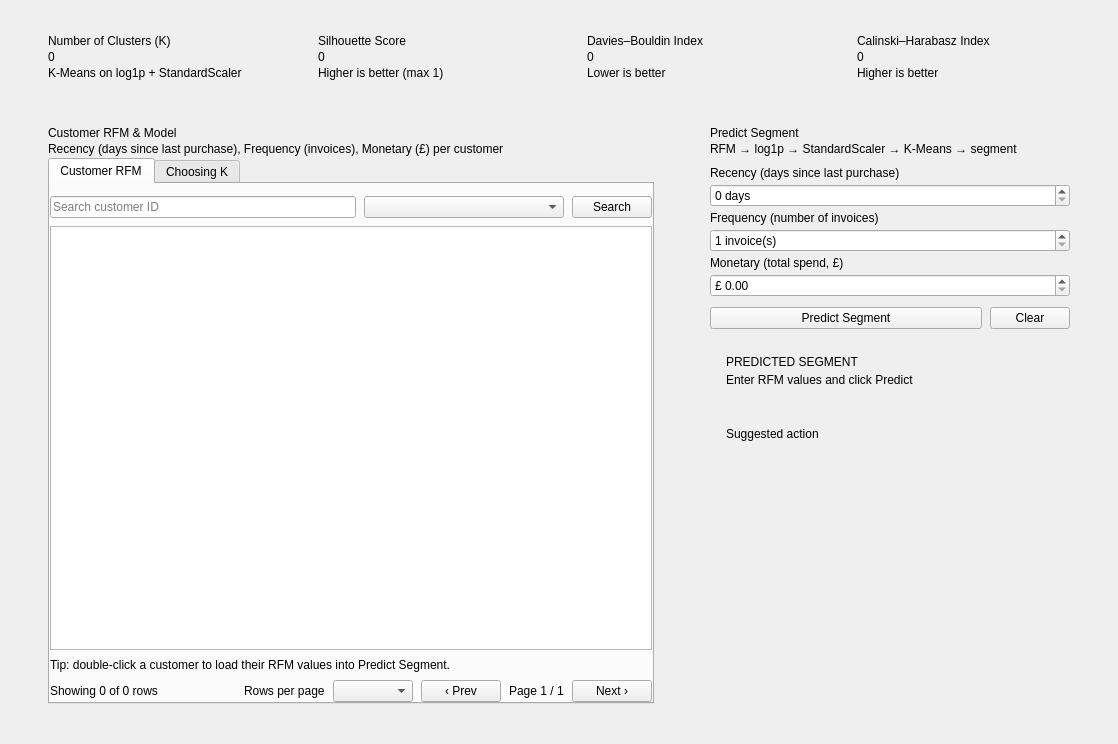
<?xml version="1.0" encoding="UTF-8"?>
<ui version="4.0">
 <class>RfmModelPage</class>
 <widget class="QWidget" name="RfmModelPage">
  <property name="geometry">
   <rect>
    <x>0</x>
    <y>0</y>
    <width>1118</width>
    <height>744</height>
   </rect>
  </property>
  <property name="windowTitle">
   <string>RFM &amp; Model</string>
  </property>
  <layout class="QVBoxLayout" name="layoutRfmModelPage" stretch="0,1">
   <property name="spacing">
    <number>16</number>
   </property>
   <property name="leftMargin">
    <number>28</number>
   </property>
   <property name="topMargin">
    <number>20</number>
   </property>
   <property name="rightMargin">
    <number>28</number>
   </property>
   <property name="bottomMargin">
    <number>24</number>
   </property>
   <item>
    <layout class="QHBoxLayout" name="layoutMetrics">
     <property name="spacing">
      <number>16</number>
     </property>
     <property name="leftMargin">
      <number>0</number>
     </property>
     <property name="topMargin">
      <number>0</number>
     </property>
     <property name="rightMargin">
      <number>0</number>
     </property>
     <property name="bottomMargin">
      <number>0</number>
     </property>
     <item>
      <widget class="QFrame" name="cardMetricK">
       <property name="cssClass" stdset="0">
        <string>card</string>
       </property>
       <layout class="QVBoxLayout" name="layoutMetricK">
        <property name="spacing">
         <number>2</number>
        </property>
        <property name="leftMargin">
         <number>20</number>
        </property>
        <property name="topMargin">
         <number>14</number>
        </property>
        <property name="rightMargin">
         <number>20</number>
        </property>
        <property name="bottomMargin">
         <number>14</number>
        </property>
        <item>
         <widget class="QLabel" name="lblMetricKTitle">
          <property name="text">
           <string>Number of Clusters (K)</string>
          </property>
          <property name="cssClass" stdset="0">
           <string>kpiTitle</string>
          </property>
         </widget>
        </item>
        <item>
         <widget class="QLabel" name="lblMetricKValue">
          <property name="text">
           <string>0</string>
          </property>
          <property name="cssClass" stdset="0">
           <string>kpiValue</string>
          </property>
         </widget>
        </item>
        <item>
         <widget class="QLabel" name="lblMetricKNote">
          <property name="text">
           <string>K-Means on log1p + StandardScaler</string>
          </property>
          <property name="cssClass" stdset="0">
           <string>kpiNote</string>
          </property>
         </widget>
        </item>
       </layout>
      </widget>
     </item>
     <item>
      <widget class="QFrame" name="cardMetricSilhouette">
       <property name="cssClass" stdset="0">
        <string>card</string>
       </property>
       <layout class="QVBoxLayout" name="layoutMetricSilhouette">
        <property name="spacing">
         <number>2</number>
        </property>
        <property name="leftMargin">
         <number>20</number>
        </property>
        <property name="topMargin">
         <number>14</number>
        </property>
        <property name="rightMargin">
         <number>20</number>
        </property>
        <property name="bottomMargin">
         <number>14</number>
        </property>
        <item>
         <widget class="QLabel" name="lblMetricSilhouetteTitle">
          <property name="text">
           <string>Silhouette Score</string>
          </property>
          <property name="cssClass" stdset="0">
           <string>kpiTitle</string>
          </property>
         </widget>
        </item>
        <item>
         <widget class="QLabel" name="lblMetricSilhouetteValue">
          <property name="text">
           <string>0</string>
          </property>
          <property name="cssClass" stdset="0">
           <string>kpiValue</string>
          </property>
         </widget>
        </item>
        <item>
         <widget class="QLabel" name="lblMetricSilhouetteNote">
          <property name="text">
           <string>Higher is better (max 1)</string>
          </property>
          <property name="cssClass" stdset="0">
           <string>kpiNote</string>
          </property>
         </widget>
        </item>
       </layout>
      </widget>
     </item>
     <item>
      <widget class="QFrame" name="cardMetricDaviesBouldin">
       <property name="cssClass" stdset="0">
        <string>card</string>
       </property>
       <layout class="QVBoxLayout" name="layoutMetricDaviesBouldin">
        <property name="spacing">
         <number>2</number>
        </property>
        <property name="leftMargin">
         <number>20</number>
        </property>
        <property name="topMargin">
         <number>14</number>
        </property>
        <property name="rightMargin">
         <number>20</number>
        </property>
        <property name="bottomMargin">
         <number>14</number>
        </property>
        <item>
         <widget class="QLabel" name="lblMetricDaviesBouldinTitle">
          <property name="text">
           <string>Davies–Bouldin Index</string>
          </property>
          <property name="cssClass" stdset="0">
           <string>kpiTitle</string>
          </property>
         </widget>
        </item>
        <item>
         <widget class="QLabel" name="lblMetricDaviesBouldinValue">
          <property name="text">
           <string>0</string>
          </property>
          <property name="cssClass" stdset="0">
           <string>kpiValue</string>
          </property>
         </widget>
        </item>
        <item>
         <widget class="QLabel" name="lblMetricDaviesBouldinNote">
          <property name="text">
           <string>Lower is better</string>
          </property>
          <property name="cssClass" stdset="0">
           <string>kpiNote</string>
          </property>
         </widget>
        </item>
       </layout>
      </widget>
     </item>
     <item>
      <widget class="QFrame" name="cardMetricCalinski">
       <property name="cssClass" stdset="0">
        <string>card</string>
       </property>
       <layout class="QVBoxLayout" name="layoutMetricCalinski">
        <property name="spacing">
         <number>2</number>
        </property>
        <property name="leftMargin">
         <number>20</number>
        </property>
        <property name="topMargin">
         <number>14</number>
        </property>
        <property name="rightMargin">
         <number>20</number>
        </property>
        <property name="bottomMargin">
         <number>14</number>
        </property>
        <item>
         <widget class="QLabel" name="lblMetricCalinskiTitle">
          <property name="text">
           <string>Calinski–Harabasz Index</string>
          </property>
          <property name="cssClass" stdset="0">
           <string>kpiTitle</string>
          </property>
         </widget>
        </item>
        <item>
         <widget class="QLabel" name="lblMetricCalinskiValue">
          <property name="text">
           <string>0</string>
          </property>
          <property name="cssClass" stdset="0">
           <string>kpiValue</string>
          </property>
         </widget>
        </item>
        <item>
         <widget class="QLabel" name="lblMetricCalinskiNote">
          <property name="text">
           <string>Higher is better</string>
          </property>
          <property name="cssClass" stdset="0">
           <string>kpiNote</string>
          </property>
         </widget>
        </item>
       </layout>
      </widget>
     </item>
    </layout>
   </item>
   <item>
    <layout class="QHBoxLayout" name="layoutRfmMain" stretch="1,0">
     <property name="spacing">
      <number>16</number>
     </property>
     <property name="leftMargin">
      <number>0</number>
     </property>
     <property name="topMargin">
      <number>0</number>
     </property>
     <property name="rightMargin">
      <number>0</number>
     </property>
     <property name="bottomMargin">
      <number>0</number>
     </property>
     <item>
      <widget class="QFrame" name="cardRfmData">
       <property name="cssClass" stdset="0">
        <string>card</string>
       </property>
       <layout class="QVBoxLayout" name="layoutRfmData" stretch="0,0,1">
        <property name="spacing">
         <number>2</number>
        </property>
        <property name="leftMargin">
         <number>20</number>
        </property>
        <property name="topMargin">
         <number>16</number>
        </property>
        <property name="rightMargin">
         <number>20</number>
        </property>
        <property name="bottomMargin">
         <number>16</number>
        </property>
        <item>
         <widget class="QLabel" name="lblRfmDataTitle">
          <property name="text">
           <string>Customer RFM &amp; Model</string>
          </property>
          <property name="cssClass" stdset="0">
           <string>cardTitle</string>
          </property>
         </widget>
        </item>
        <item>
         <widget class="QLabel" name="lblRfmDataSubtitle">
          <property name="text">
           <string>Recency (days since last purchase), Frequency (invoices), Monetary (£) per customer</string>
          </property>
          <property name="cssClass" stdset="0">
           <string>cardSubtitle</string>
          </property>
         </widget>
        </item>
        <item>
         <widget class="QTabWidget" name="tabsRfmModel">
          <property name="currentIndex">
           <number>0</number>
          </property>
          <widget class="QWidget" name="tabRfmTable">
           <attribute name="title">
            <string>Customer RFM</string>
           </attribute>
           <layout class="QVBoxLayout" name="layoutRfmTab" stretch="0,1,0,0">
            <property name="spacing">
             <number>8</number>
            </property>
            <property name="leftMargin">
             <number>0</number>
            </property>
            <property name="topMargin">
             <number>12</number>
            </property>
            <property name="rightMargin">
             <number>0</number>
            </property>
            <property name="bottomMargin">
             <number>0</number>
            </property>
            <item>
             <layout class="QHBoxLayout" name="layoutRfmFilters">
              <property name="spacing">
               <number>8</number>
              </property>
              <property name="leftMargin">
               <number>0</number>
              </property>
              <property name="topMargin">
               <number>0</number>
              </property>
              <property name="rightMargin">
               <number>0</number>
              </property>
              <property name="bottomMargin">
               <number>0</number>
              </property>
              <item>
               <widget class="QLineEdit" name="txtRfmSearch">
                <property name="clearButtonEnabled">
                 <bool>true</bool>
                </property>
                <property name="placeholderText">
                 <string>Search customer ID</string>
                </property>
               </widget>
              </item>
              <item>
               <widget class="QComboBox" name="cboRfmSegment">
                <property name="minimumSize">
                 <size>
                  <width>200</width>
                  <height>0</height>
                 </size>
                </property>
               </widget>
              </item>
              <item>
               <widget class="QPushButton" name="btnRfmSearch">
                <property name="text">
                 <string>Search</string>
                </property>
                <property name="cssClass" stdset="0">
                 <string>primary</string>
                </property>
               </widget>
              </item>
             </layout>
            </item>
            <item>
             <widget class="QTableWidget" name="tblRfm">
              <property name="editTriggers">
               <set>QAbstractItemView::NoEditTriggers</set>
              </property>
              <property name="selectionBehavior">
               <enum>QAbstractItemView::SelectRows</enum>
              </property>
              <property name="selectionMode">
               <enum>QAbstractItemView::SingleSelection</enum>
              </property>
              <property name="showGrid">
               <bool>false</bool>
              </property>
              <property name="alternatingRowColors">
               <bool>true</bool>
              </property>
              <attribute name="verticalHeaderVisible">
               <bool>false</bool>
              </attribute>
              <attribute name="horizontalHeaderStretchLastSection">
               <bool>true</bool>
              </attribute>
             </widget>
            </item>
            <item>
             <widget class="QLabel" name="lblRfmHint">
              <property name="text">
               <string>Tip: double-click a customer to load their RFM values into Predict Segment.</string>
              </property>
              <property name="cssClass" stdset="0">
               <string>hint</string>
              </property>
             </widget>
            </item>
            <item>
             <layout class="QHBoxLayout" name="layoutRfmPager">
              <property name="spacing">
               <number>8</number>
              </property>
              <property name="leftMargin">
               <number>0</number>
              </property>
              <property name="topMargin">
               <number>0</number>
              </property>
              <property name="rightMargin">
               <number>0</number>
              </property>
              <property name="bottomMargin">
               <number>0</number>
              </property>
              <item>
               <widget class="QLabel" name="lblRfmSummary">
                <property name="text">
                 <string>Showing 0 of 0 rows</string>
                </property>
                <property name="cssClass" stdset="0">
                 <string>cardSubtitle</string>
                </property>
               </widget>
              </item>
              <item>
               <spacer name="spacerRfmPager">
                <property name="orientation">
                 <enum>Qt::Horizontal</enum>
                </property>
                <property name="sizeHint" stdset="0">
                 <size>
                  <width>40</width>
                  <height>20</height>
                 </size>
                </property>
               </spacer>
              </item>
              <item>
               <widget class="QLabel" name="lblRfmPageSizeCaption">
                <property name="text">
                 <string>Rows per page</string>
                </property>
                <property name="cssClass" stdset="0">
                 <string>cardSubtitle</string>
                </property>
               </widget>
              </item>
              <item>
               <widget class="QComboBox" name="cboRfmPageSize">
                <property name="minimumSize">
                 <size>
                  <width>80</width>
                  <height>0</height>
                 </size>
                </property>
               </widget>
              </item>
              <item>
               <widget class="QPushButton" name="btnRfmPrevPage">
                <property name="text">
                 <string>‹ Prev</string>
                </property>
                <property name="cssClass" stdset="0">
                 <string>secondary</string>
                </property>
               </widget>
              </item>
              <item>
               <widget class="QLabel" name="lblRfmPageInfo">
                <property name="text">
                 <string>Page 1 / 1</string>
                </property>
                <property name="cssClass" stdset="0">
                 <string>pageInfo</string>
                </property>
               </widget>
              </item>
              <item>
               <widget class="QPushButton" name="btnRfmNextPage">
                <property name="text">
                 <string>Next ›</string>
                </property>
                <property name="cssClass" stdset="0">
                 <string>secondary</string>
                </property>
               </widget>
              </item>
             </layout>
            </item>
           </layout>
          </widget>
          <widget class="QWidget" name="tabChooseK">
           <attribute name="title">
            <string>Choosing K</string>
           </attribute>
           <layout class="QVBoxLayout" name="layoutChooseKTab" stretch="0,1">
            <property name="spacing">
             <number>10</number>
            </property>
            <property name="leftMargin">
             <number>0</number>
            </property>
            <property name="topMargin">
             <number>12</number>
            </property>
            <property name="rightMargin">
             <number>0</number>
            </property>
            <property name="bottomMargin">
             <number>0</number>
            </property>
            <item>
             <widget class="QLabel" name="lblChooseKNote">
              <property name="text">
               <string>Elbow (inertia) and Silhouette score for K = 2 … 10. The highlighted point is the K used by the model.</string>
              </property>
              <property name="wordWrap">
               <bool>true</bool>
              </property>
              <property name="cssClass" stdset="0">
               <string>cardSubtitle</string>
              </property>
             </widget>
            </item>
            <item>
             <layout class="QHBoxLayout" name="layoutKCharts">
              <property name="spacing">
               <number>16</number>
              </property>
              <property name="leftMargin">
               <number>0</number>
              </property>
              <property name="topMargin">
               <number>0</number>
              </property>
              <property name="rightMargin">
               <number>0</number>
              </property>
              <property name="bottomMargin">
               <number>0</number>
              </property>
              <item>
               <widget class="QWidget" name="hostElbowChart">
                <layout class="QVBoxLayout" name="layoutHostElbow">
                 <property name="leftMargin">
                  <number>0</number>
                 </property>
                 <property name="topMargin">
                  <number>0</number>
                 </property>
                 <property name="rightMargin">
                  <number>0</number>
                 </property>
                 <property name="bottomMargin">
                  <number>0</number>
                 </property>
                 <item>
                  <widget class="QLabel" name="lblElbowTitle">
                   <property name="text">
                    <string>Elbow Method – Inertia</string>
                   </property>
                   <property name="cssClass" stdset="0">
                    <string>fieldLabel</string>
                   </property>
                  </widget>
                 </item>
                </layout>
               </widget>
              </item>
              <item>
               <widget class="QWidget" name="hostSilhouetteChart">
                <layout class="QVBoxLayout" name="layoutHostSilhouette">
                 <property name="leftMargin">
                  <number>0</number>
                 </property>
                 <property name="topMargin">
                  <number>0</number>
                 </property>
                 <property name="rightMargin">
                  <number>0</number>
                 </property>
                 <property name="bottomMargin">
                  <number>0</number>
                 </property>
                 <item>
                  <widget class="QLabel" name="lblSilhouetteTitle">
                   <property name="text">
                    <string>Silhouette Score by K</string>
                   </property>
                   <property name="cssClass" stdset="0">
                    <string>fieldLabel</string>
                   </property>
                  </widget>
                 </item>
                </layout>
               </widget>
              </item>
             </layout>
            </item>
           </layout>
          </widget>
         </widget>
        </item>
       </layout>
      </widget>
     </item>
     <item>
      <widget class="QFrame" name="cardPredict">
       <property name="minimumSize">
        <size>
         <width>400</width>
         <height>0</height>
        </size>
       </property>
       <property name="maximumSize">
        <size>
         <width>400</width>
         <height>16777215</height>
        </size>
       </property>
       <property name="cssClass" stdset="0">
        <string>card</string>
       </property>
       <layout class="QVBoxLayout" name="layoutPredict" stretch="0,0,0,0,0,1">
        <property name="spacing">
         <number>2</number>
        </property>
        <property name="leftMargin">
         <number>20</number>
        </property>
        <property name="topMargin">
         <number>16</number>
        </property>
        <property name="rightMargin">
         <number>20</number>
        </property>
        <property name="bottomMargin">
         <number>16</number>
        </property>
        <item>
         <widget class="QLabel" name="lblPredictTitle">
          <property name="text">
           <string>Predict Segment</string>
          </property>
          <property name="cssClass" stdset="0">
           <string>cardTitle</string>
          </property>
         </widget>
        </item>
        <item>
         <widget class="QLabel" name="lblPredictSubtitle">
          <property name="text">
           <string>RFM → log1p → StandardScaler → K-Means → segment</string>
          </property>
          <property name="cssClass" stdset="0">
           <string>cardSubtitle</string>
          </property>
         </widget>
        </item>
        <item>
         <spacer name="spacerPredictTop">
          <property name="orientation">
           <enum>Qt::Vertical</enum>
          </property>
          <property name="sizeType">
           <enum>QSizePolicy::Fixed</enum>
          </property>
          <property name="sizeHint" stdset="0">
           <size>
            <width>20</width>
            <height>8</height>
           </size>
          </property>
         </spacer>
        </item>
        <item>
         <layout class="QVBoxLayout" name="layoutPredictForm">
          <property name="spacing">
           <number>4</number>
          </property>
          <property name="leftMargin">
           <number>0</number>
          </property>
          <property name="topMargin">
           <number>0</number>
          </property>
          <property name="rightMargin">
           <number>0</number>
          </property>
          <property name="bottomMargin">
           <number>0</number>
          </property>
          <item>
           <widget class="QLabel" name="lblRecencyCaption">
            <property name="text">
             <string>Recency (days since last purchase)</string>
            </property>
            <property name="cssClass" stdset="0">
             <string>fieldLabel</string>
            </property>
           </widget>
          </item>
          <item>
           <widget class="QSpinBox" name="spinRecency">
            <property name="maximum">
             <number>3650</number>
            </property>
            <property name="suffix">
             <string> days</string>
            </property>
           </widget>
          </item>
          <item>
           <widget class="QLabel" name="lblFrequencyCaption">
            <property name="text">
             <string>Frequency (number of invoices)</string>
            </property>
            <property name="cssClass" stdset="0">
             <string>fieldLabel</string>
            </property>
           </widget>
          </item>
          <item>
           <widget class="QSpinBox" name="spinFrequency">
            <property name="minimum">
             <number>1</number>
            </property>
            <property name="maximum">
             <number>10000</number>
            </property>
            <property name="suffix">
             <string> invoice(s)</string>
            </property>
           </widget>
          </item>
          <item>
           <widget class="QLabel" name="lblMonetaryCaption">
            <property name="text">
             <string>Monetary (total spend, £)</string>
            </property>
            <property name="cssClass" stdset="0">
             <string>fieldLabel</string>
            </property>
           </widget>
          </item>
          <item>
           <widget class="QDoubleSpinBox" name="spinMonetary">
            <property name="maximum">
             <double>10000000.0</double>
            </property>
            <property name="decimals">
             <number>2</number>
            </property>
            <property name="prefix">
             <string>£ </string>
            </property>
            <property name="singleStep">
             <double>50.0</double>
            </property>
           </widget>
          </item>
          <item>
           <spacer name="spacerPredictButtons">
            <property name="orientation">
             <enum>Qt::Vertical</enum>
            </property>
            <property name="sizeType">
             <enum>QSizePolicy::Fixed</enum>
            </property>
            <property name="sizeHint" stdset="0">
             <size>
              <width>20</width>
              <height>6</height>
             </size>
            </property>
           </spacer>
          </item>
          <item>
           <layout class="QHBoxLayout" name="layoutPredictButtons" stretch="1,0">
            <property name="spacing">
             <number>8</number>
            </property>
            <property name="leftMargin">
             <number>0</number>
            </property>
            <property name="topMargin">
             <number>0</number>
            </property>
            <property name="rightMargin">
             <number>0</number>
            </property>
            <property name="bottomMargin">
             <number>0</number>
            </property>
            <item>
             <widget class="QPushButton" name="btnPredict">
              <property name="text">
               <string>Predict Segment</string>
              </property>
              <property name="cssClass" stdset="0">
               <string>primary</string>
              </property>
             </widget>
            </item>
            <item>
             <widget class="QPushButton" name="btnClearPredict">
              <property name="text">
               <string>Clear</string>
              </property>
              <property name="cssClass" stdset="0">
               <string>secondary</string>
              </property>
             </widget>
            </item>
           </layout>
          </item>
         </layout>
        </item>
        <item>
         <spacer name="spacerPredictMiddle">
          <property name="orientation">
           <enum>Qt::Vertical</enum>
          </property>
          <property name="sizeType">
           <enum>QSizePolicy::Fixed</enum>
          </property>
          <property name="sizeHint" stdset="0">
           <size>
            <width>20</width>
            <height>10</height>
           </size>
          </property>
         </spacer>
        </item>
        <item>
         <widget class="QFrame" name="frameResult">
          <property name="cssClass" stdset="0">
           <string>resultBox</string>
          </property>
          <layout class="QVBoxLayout" name="layoutResult">
           <property name="spacing">
            <number>4</number>
           </property>
           <property name="leftMargin">
            <number>16</number>
           </property>
           <property name="topMargin">
            <number>14</number>
           </property>
           <property name="rightMargin">
            <number>16</number>
           </property>
           <property name="bottomMargin">
            <number>14</number>
           </property>
           <item>
            <widget class="QLabel" name="lblResultCaption">
             <property name="text">
              <string>PREDICTED SEGMENT</string>
             </property>
             <property name="cssClass" stdset="0">
              <string>resultCaption</string>
             </property>
            </widget>
           </item>
           <item>
            <widget class="QLabel" name="lblResultSegment">
             <property name="text">
              <string>Enter RFM values and click Predict</string>
             </property>
             <property name="wordWrap">
              <bool>true</bool>
             </property>
             <property name="cssClass" stdset="0">
              <string>resultSegment</string>
             </property>
            </widget>
           </item>
           <item>
            <widget class="QLabel" name="lblResultSegmentVi">
             <property name="text">
              <string/>
             </property>
             <property name="wordWrap">
              <bool>true</bool>
             </property>
             <property name="cssClass" stdset="0">
              <string>resultSub</string>
             </property>
            </widget>
           </item>
           <item>
            <widget class="QLabel" name="lblResultDescription">
             <property name="text">
              <string/>
             </property>
             <property name="wordWrap">
              <bool>true</bool>
             </property>
             <property name="cssClass" stdset="0">
              <string>resultBody</string>
             </property>
            </widget>
           </item>
           <item>
            <widget class="QLabel" name="lblResultStrategyTitle">
             <property name="text">
              <string>Suggested action</string>
             </property>
             <property name="cssClass" stdset="0">
              <string>resultCaption</string>
             </property>
            </widget>
           </item>
           <item>
            <widget class="QLabel" name="lblResultStrategy">
             <property name="text">
              <string/>
             </property>
             <property name="wordWrap">
              <bool>true</bool>
             </property>
             <property name="cssClass" stdset="0">
              <string>resultBody</string>
             </property>
            </widget>
           </item>
           <item>
            <spacer name="spacerResult">
             <property name="orientation">
              <enum>Qt::Vertical</enum>
             </property>
             <property name="sizeHint" stdset="0">
              <size>
               <width>40</width>
               <height>20</height>
              </size>
             </property>
            </spacer>
           </item>
          </layout>
         </widget>
        </item>
       </layout>
      </widget>
     </item>
    </layout>
   </item>
  </layout>
 </widget>
 <resources/>
 <connections/>
</ui>
